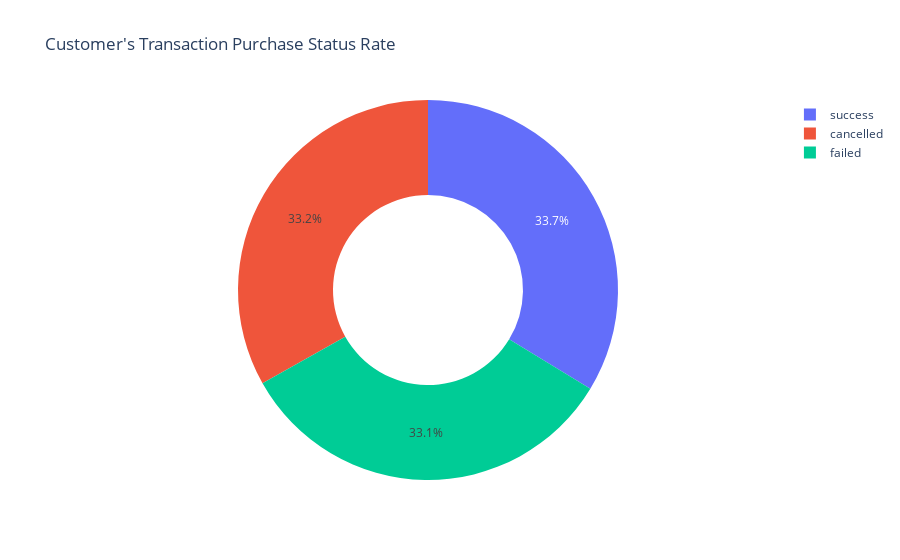

Notebook code for this chart:
### Markdown cell above
#### Percentage Completion Rate

### Code cell
checkedout = new_data[(new_data['event_type'] == 'checkout')]

status_counts = checkedout.groupby('status')['order_id'].nunique()

fig = go.Figure(data=go.Pie(
    labels=status_counts.index,
    values=status_counts, hole=0.5))


fig.update_layout(title='Customer\'s Transaction Purchase Status Rate')

fig.show()

### Figure 1 — Plotly figure (JSON) as saved in the notebook; plotly's stock layout.template omitted (floating-point values rounded to 4 significant figures)
{"data": [{"hole": 0.5, "labels": ["cancelled", "failed", "success"], "type": "pie", "values": [1524, 1522, 1548]}], "layout": {"title": {"text": "Customer's Transaction Purchase Status Rate"}}}
